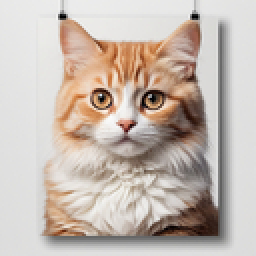
#> input picture data/styles/samples/ads_advertising.jpg, 128 x 128 px (shown 2 times larger)
$ python -i scene_detect.py   (imports and definitions only)   (older library calls are emulated)
#> lines starting #> are read from the running program, lines starting #| are printed output that depends on the picture
"""镜头切分纯逻辑（SFImageSceneSplit 用）。

无 torch / ComfyUI 依赖，可独立测试。
输入帧为 uint8 RGB [H,W,3] 或 float [0,1]，内部统一转 uint8 小图后对比。

检测四类（融合 max）：
  - 硬切（跳切）：RGB 直方图 + HSV 直方图/均差 + 边缘差 + 4×4 分块直方图 max + RGB 像素差 的 max > 自适应阈值
  - 黑场：连续黑帧（灰度均值 < black_threshold）段边界
  - 白闪：连续白帧（灰度均值 > white_threshold）段边界
  - 溶解/渐变：滑窗 W 内累积 RGB 直方图距离 > threshold 且窗内单步 max < threshold 且 avg > dissolve_threshold

最短场景去抖：相邻切点距 < min_scene_len 则合并（删后者，81 帧短片按 B//12 自适应→6），尾段不足也合并。
自适应：threshold' = max(threshold, μ+3σ)，μ/σ 取前 16(短片)/32(长片) 帧融合距离滑动窗，抑制抖动误切。
"""

import math

import numpy as np


def _to_uint8_rgb(frame):
    """任意帧 -> uint8 RGB [H,W,3]。支持 float[0,1]/uint8，1ch/3ch/4ch。"""
    arr = np.asarray(frame)
    if arr.ndim == 2:
        arr = arr[:, :, None]
    if arr.ndim != 3:
        raise ValueError(f"帧形状非法: {arr.shape}")
    if arr.shape[2] == 1:
        arr = np.repeat(arr, 3, axis=2)
    elif arr.shape[2] >= 3:
        arr = arr[:, :, :3]
    else:
        raise ValueError(f"通道数非法: {arr.shape}")
    if arr.dtype != np.uint8:
        arr = np.clip(arr, 0, 1) if arr.dtype in (np.float32, np.float64) else np.clip(arr, 0, 255)
        if arr.max() <= 1.0 + 1e-6 and arr.dtype != np.uint8:
            is_float01 = arr.dtype in (np.float32, np.float64) and float(arr.max()) <= 1.0
            if is_float01:
                arr = (arr * 255.0).astype(np.uint8)
            else:
                arr = arr.astype(np.uint8)
        else:
            arr = arr.astype(np.uint8)
    return arr


def _downscale_rgb(frame_uint8, longest=160):
    """RGB uint8 -> 缩略 RGB uint8 [h,w,3]，最长边 longest。"""
    h, w = frame_uint8.shape[:2]
    ls = max(h, w)
    if ls > longest:
        scale = longest / ls
        nh = max(1, int(round(h * scale)))
        nw = max(1, int(round(w * scale)))
    else:
        nh, nw = h, w
    try:
        import cv2  # type: ignore

        small_rgb = cv2.resize(frame_uint8, (nw, nh), interpolation=cv2.INTER_AREA)
        return small_rgb
    except Exception:
        pass
    try:
        from PIL import Image  # type: ignore

        pil = Image.fromarray(frame_uint8)
        pil_small = pil.resize((nw, nh), Image.BILINEAR)
        return np.array(pil_small)
    except Exception:
        pass
    step_h = max(1, h // nh)
    step_w = max(1, w // nw)
    sampled = frame_uint8[::step_h, ::step_w]
    sampled = sampled[:nh, :nw]
    if sampled.shape[0] < nh or sampled.shape[1] < nw:
        res = np.zeros((nh, nw, 3), dtype=np.uint8)
        rh = min(nh, sampled.shape[0])
        rw = min(nw, sampled.shape[1])
        res[:rh, :rw] = sampled[:rh, :rw]
        sampled = res
    return sampled


def _rgb_to_gray(small_rgb):
    return (0.2126 * small_rgb[:, :, 0] + 0.7152 * small_rgb[:, :, 1] + 0.0722 * small_rgb[:, :, 2]).astype(np.uint8)


# [7 lines left out: function _hist, not called in this run]


def _hist_rgb(small_rgb, bins=32):
    hists = []
    for c in range(3):
        hist, _ = np.histogram(small_rgb[:, :, c], bins=bins, range=(0, 256))
        hist = hist.astype(np.float32)
        s = hist.sum()
        if s > 0:
            hist /= s
        hists.append(hist)
    return hists


def _hist_hsv(small_rgb, bins=32):
    """H 通道直方图（HSV 对光照不敏感）。cv2 优先，PIL 回退，失败回退 R 通道。"""
    try:
        import cv2  # type: ignore

        hsv = cv2.cvtColor(small_rgb, cv2.COLOR_RGB2HSV)
        h = hsv[:, :, 0]  # 0-180
        hist, _ = np.histogram(h, bins=bins, range=(0, 180))
        hist = hist.astype(np.float32)
        if hist.sum() > 0:
            hist /= hist.sum()
        return hist
    except Exception:
        pass
    try:
        from PIL import Image  # type: ignore

        pil = Image.fromarray(small_rgb)
        hsv = pil.convert("HSV")
        arr = np.array(hsv)
        h = arr[:, :, 0]
        hist, _ = np.histogram(h, bins=bins, range=(0, 256))
        hist = hist.astype(np.float32)
        if hist.sum() > 0:
            hist /= hist.sum()
        return hist
    except Exception:
        # 回退 R 通道
        hist, _ = np.histogram(small_rgb[:, :, 0], bins=bins, range=(0, 256))
        hist = hist.astype(np.float32)
        if hist.sum() > 0:
            hist /= hist.sum()
        return hist


# [17 lines left out: function _hsv_mean_diff, not called in this run]


def _sobel_edge(small_gray):
    try:
        import cv2  # type: ignore

        gx = cv2.Sobel(small_gray, cv2.CV_16S, 1, 0, ksize=3)
        gy = cv2.Sobel(small_gray, cv2.CV_16S, 0, 1, ksize=3)
        mag = np.sqrt(gx.astype(float) ** 2 + gy.astype(float) ** 2)
        return np.clip(mag, 0, 255).astype(np.uint8)
    except Exception:
        # 简易梯度
        gx = np.diff(small_gray.astype(int), axis=1, prepend=small_gray[:, :1].astype(int))
        gy = np.diff(small_gray.astype(int), axis=0, prepend=small_gray[:1, :].astype(int))
        mag = np.sqrt(gx.astype(float) ** 2 + gy.astype(float) ** 2)
        return np.clip(mag, 0, 255).astype(np.uint8)


# [5 lines left out: function _hist_distance, not called in this run]


def _hist_distance_rgb(hs1, hs2):
    return float(np.mean([_hist_distance(h1, h2) for h1, h2 in zip(hs1, hs2)]))


def _diff_distance(g1, g2):
    return float(np.mean(np.abs(g1.astype(np.int16) - g2.astype(np.int16))) / 255.0)


def _diff_distance_rgb(rgb1, rgb2):
    return float(np.mean(np.abs(rgb1.astype(np.int16) - rgb2.astype(np.int16))) / 255.0)


# [24 lines left out: function _block_hist_distance_rgb, not called in this run]


def _process_frame(frame, bins=32, longest=160):
    fu8 = _to_uint8_rgb(frame)
    small_rgb = _downscale_rgb(fu8, longest=longest)
    small_gray = _rgb_to_gray(small_rgb)
    hists_rgb = _hist_rgb(small_rgb, bins=bins)
    hist_hsv = _hist_hsv(small_rgb, bins=bins)
    edge = _sobel_edge(small_gray)
    mean = float(np.mean(small_gray) / 255.0)
    return small_rgb, small_gray, hists_rgb, hist_hsv, edge, mean


# [166 lines left out: functions detect_scenes, split_scenes, not called in this run]

>>> import cv2
>>> picture = cv2.cvtColor(cv2.imread('../data/styles/samples/ads_advertising.jpg'), cv2.COLOR_BGR2RGB)
>>> result = _process_frame(picture)
#> in _rgb_to_gray, `return (0.2126 * small_rgb[:, :, 0] + 0.7152 * small_rgb[:, :, 1] + 0...`:
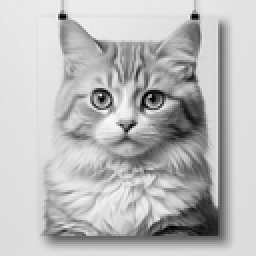
#> returned value: shape (128, 128) (shown 2 times larger); min 0, max 251, mean 187.2
#> after the loop in _hist_rgb, `for c in range(3):`: hists = 3 items
#> in _hist_hsv, `hsv = cv2.cvtColor(small_rgb, cv2.COLOR_RGB2HSV)`: hsv: shape (128, 128, 3); mean H, S, V 16.2, 31.3, 197.7
#> in _hist_hsv, `h = hsv[:, :, 0]`:
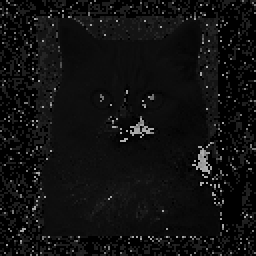
#> h: shape (128, 128) (shown 2 times larger); min 0, max 179, mean 16.2
#> in _hist_hsv, `hist, _ = np.histogram(h, bins=bins, range=(0, 180))`: hist = 32 values, max 4796 at index 0, min 0 at index 9, mean 512
#> in _hist_hsv, `hist /= hist.sum()`: hist = 32 values, max 0.293 at index 0, min 0 at index 9, mean 0.0312
#> in _process_frame, `hist_hsv = _hist_hsv(small_rgb, bins=bins)`: hist_hsv has the same summary as hist in _hist_hsv
#> in _sobel_edge, `gx = cv2.Sobel(small_gray, cv2.CV_16S, 1, 0, ksize=3)`:
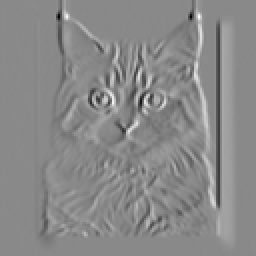
#> gx: shape (128, 128) int16 (shown 2 times larger); min -888, max 758, mean -0.1; drawn with min black and max white
#> in _sobel_edge, `gy = cv2.Sobel(small_gray, cv2.CV_16S, 0, 1, ksize=3)`:
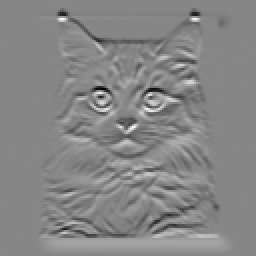
#> gy: shape (128, 128) int16 (shown 2 times larger); min -773, max 691, mean -0.6; drawn with min black and max white
#> in _sobel_edge, `mag = np.sqrt(gx.astype(float) ** 2 + gy.astype(float) ** 2)`:
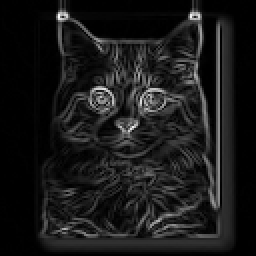
#> mag: shape (128, 128) float64 (shown 2 times larger); min 0, max 891.1, mean 89.5; drawn with min black and max white
#> in _sobel_edge, `return np.clip(mag, 0, 255).astype(np.uint8)`:
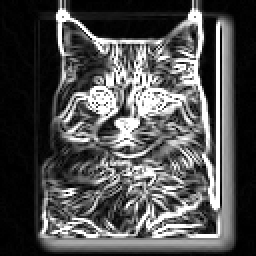
#> returned value: shape (128, 128) (shown 2 times larger); min 0, max 255, mean 79.7
#> in _process_frame, `mean = float(np.mean(small_gray) / 255.0)`: mean = 0.734
#> result = 6 items

$ run again, on data/styles/samples/ads_corporate.jpg
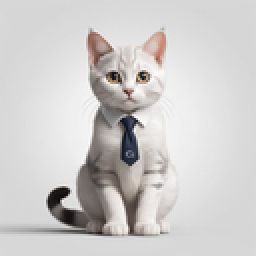
#> input picture data/styles/samples/ads_corporate.jpg, 128 x 128 px (shown 2 times larger)
#> after the loop in _hist_rgb, `for c in range(3):`: hists = 3 items
#> hsv: shape (128, 128, 3); mean H, S, V 6.8, 6.7, 206.6
#> in _hist_hsv, `h = hsv[:, :, 0]`:
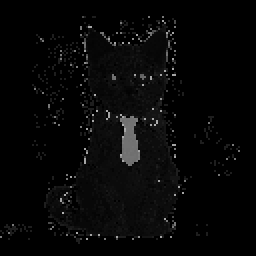
#> h: shape (128, 128) (shown 2 times larger); min 0, max 177, mean 6.8
#> in _hist_hsv, `hist, _ = np.histogram(h, bins=bins, range=(0, 180))`: hist = 32 values, max 11586 at index 0, min 0 at index 9, mean 512
#> in _hist_hsv, `hist /= hist.sum()`: hist = 32 values, max 0.707 at index 0, min 0 at index 9, mean 0.0312
#> hist_hsv has the same summary as hist in _hist_hsv
#> in _sobel_edge, `return np.clip(mag, 0, 255).astype(np.uint8)`:
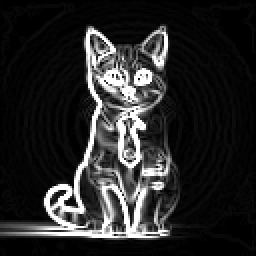
#> returned value: shape (128, 128) (shown 2 times larger); min 0, max 255, mean 40.1
#> mean = 0.801
#> result = 6 items

$ run again, on data/styles/samples/ads_fashion_editorial.jpg
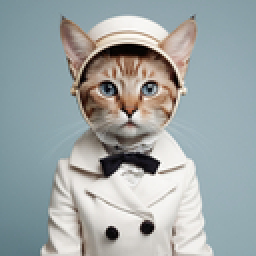
#> input picture data/styles/samples/ads_fashion_editorial.jpg, 128 x 128 px (shown 2 times larger)
#> after the loop in _hist_rgb, `for c in range(3):`: hists = 3 items
#> hsv: shape (128, 128, 3); mean H, S, V 63.2, 41.2, 175
#> in _hist_hsv, `h = hsv[:, :, 0]`:
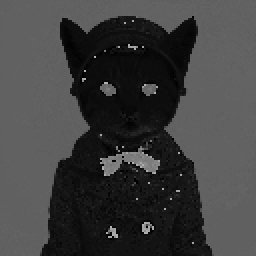
#> h: shape (128, 128) (shown 2 times larger); min 0, max 179, mean 63.2
#> in _hist_hsv, `hist, _ = np.histogram(h, bins=bins, range=(0, 180))`: hist = 32 values, max 8611 at index 17, min 1 at index 26, mean 512
#> in _hist_hsv, `hist /= hist.sum()`: hist = 32 values, max 0.526 at index 17, min 6.1e-05 at index 26, mean 0.0312
#> hist_hsv has the same summary as hist in _hist_hsv
#> in _sobel_edge, `return np.clip(mag, 0, 255).astype(np.uint8)`:
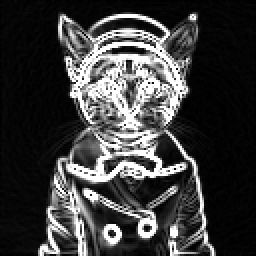
#> returned value: shape (128, 128) (shown 2 times larger); min 0, max 255, mean 61.3
#> mean = 0.644
#> result = 6 items

$ run again, on data/styles/samples/ads_luxury.jpg
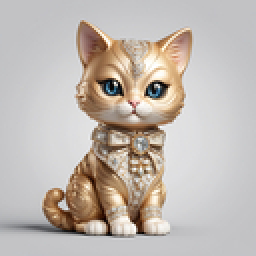
#> input picture data/styles/samples/ads_luxury.jpg, 128 x 128 px (shown 2 times larger)
#> after the loop in _hist_rgb, `for c in range(3):`: hists = 3 items
#> hsv: shape (128, 128, 3); mean H, S, V 73.7, 28.8, 194.3
#> in _hist_hsv, `h = hsv[:, :, 0]`:
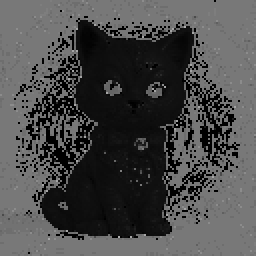
#> h: shape (128, 128) (shown 2 times larger); min 0, max 173, mean 73.7
#> in _hist_hsv, `hist, _ = np.histogram(h, bins=bins, range=(0, 180))`: hist = 32 values, max 7672 at index 21, min 0 at index 10, mean 512
#> in _hist_hsv, `hist /= hist.sum()`: hist = 32 values, max 0.468 at index 21, min 0 at index 10, mean 0.0312
#> hist_hsv has the same summary as hist in _hist_hsv
#> in _sobel_edge, `return np.clip(mag, 0, 255).astype(np.uint8)`:
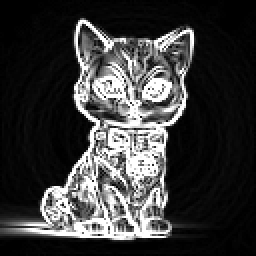
#> returned value: shape (128, 128) (shown 2 times larger); min 0, max 255, mean 58.3
#> mean = 0.728
#> result = 6 items
